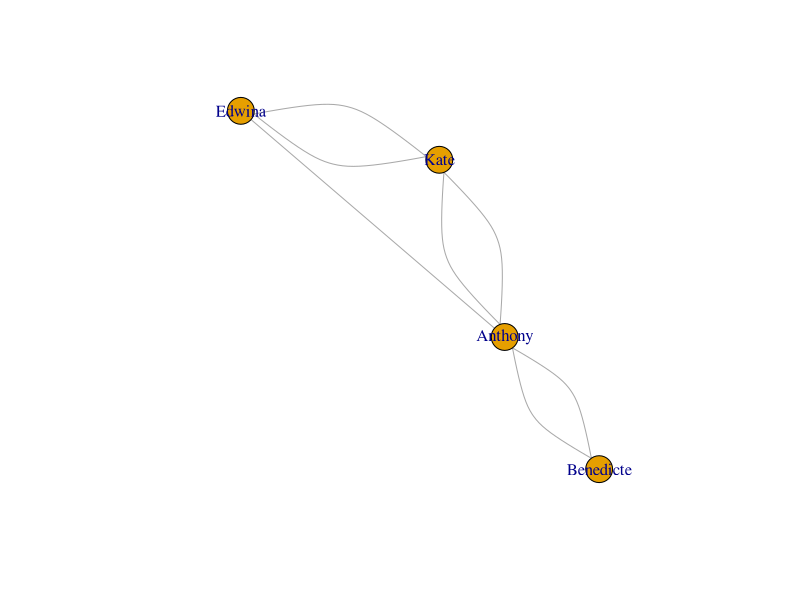
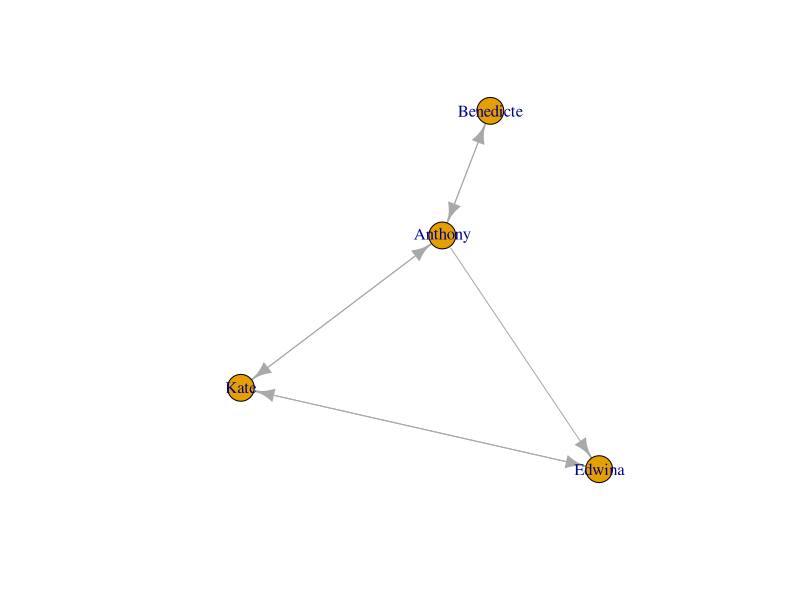
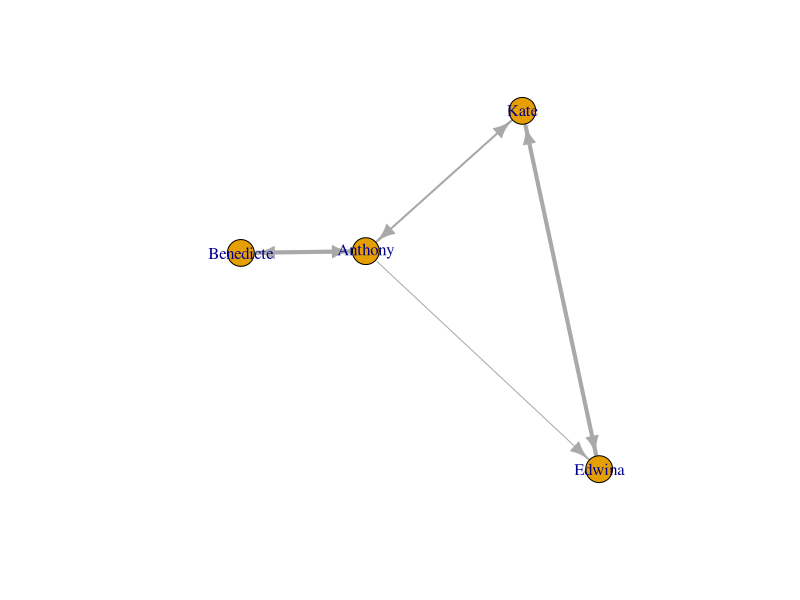
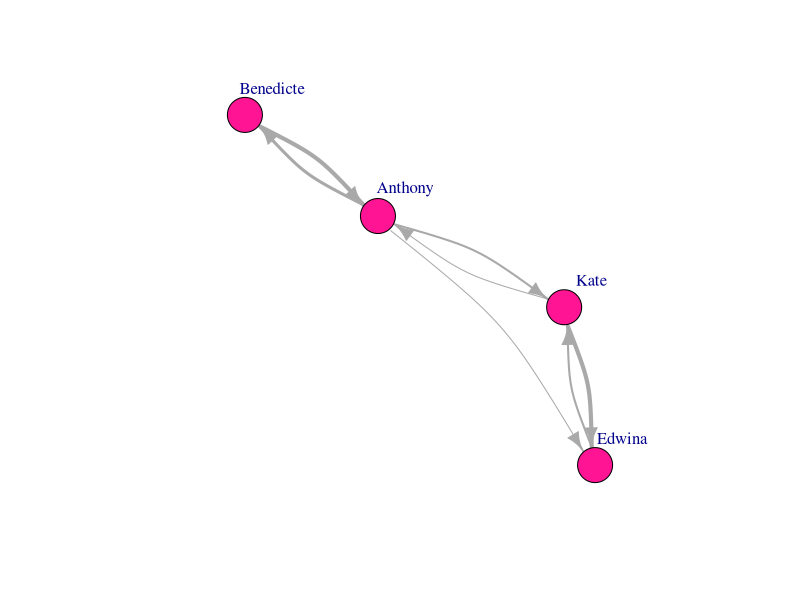
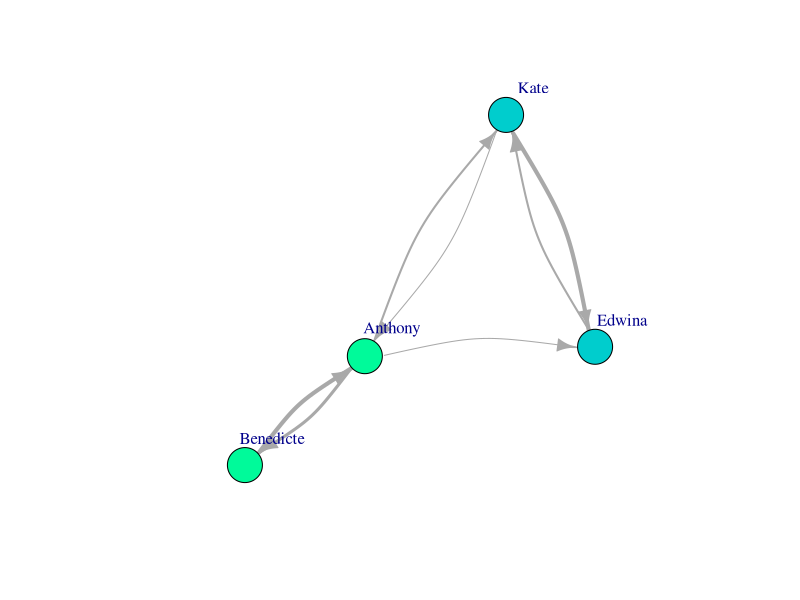

Write R code to recreate these figures, in order. (Note: this script raises an error after producing the figures.)
# packages ----------------------------------------------------------------
library(tidyverse)
library(igraph)

# dataset loading ---------------------------------------------------------
data=read_csv2("bridgerton_network.csv")

#Cela vous donnera un aperçu visuel des interactions entre les personnes. De là, vous pouvez continuer à analyser le réseau (centralité, clusters, etc.), comme mentionné dans la réponse précédente.
data=data %>%
  filter(Perso1 %in% c("Anthony", "Kate", "Edwina","Benedicte"), 
         Perso2 %in% c("Anthony", "Kate", "Edwina","Benedicte")) 

colnames(data) <- c("source", "target", "weight")
(data=data %>% filter(weight!=0))

net <- graph.data.frame(data, directed=F)
plot(net)

net <- graph.data.frame(data, directed=T)
plot(net)

net <- graph.data.frame(data, directed=T)
E(net)$width <- data$weight
plot(net,edge.width=E(net)$width)

net <- graph.data.frame(data, directed=T)
E(net)$width <- data$weight
plot(net, vertex.color="deeppink", vertex.size=20, vertex.label.dist=3, edge.width=E(net)$width,edge.curved=0.2)

V(net)
# net <- set_vertex_attr(net, 
#                        "family", 
#                        value = c("Bridgerton","Bridgerton","Charma","Charma"))
(V(net)$color <- c("mediumspringgreen","mediumspringgreen","cyan3","cyan3"))
plot(net, vertex.size=20, vertex.label.dist=3, edge.width=E(net)$width,edge.curved=0.2,vertex.color=V(net)$color)


# degree ------------------------------------------------------------------
(degree_centrality <- degree(net))
(strength <- strength(net, mode="all", weights=E(net)$weight))
(in_s <- strength(net, mode="in", weights=E(net)$weight))
(out_s <- strength(net, mode="out", weights=E(net)$weight))

# closeness ---------------------------------------------------------------
# (closeness_centrality <- closeness(net))
# (closeness_centrality <- closeness(net,mod="all"))
# (closeness_centrality <- closeness(net,mod="in"))
# (closeness_centrality <- closeness(net,mod="out"))
#         #anthony
#         1/(1+1+2)
        
#Avec les poids, la proximité est généralement calculée en prenant en compte la distance inversée (c'est-à-dire que les arêtes à poids élevé ont une distance plus courte).
(closeness_centrality <- closeness(net, mode="all", weights=1/E(net)$weight))
        #anthony
        1/(0.25+0.5+0.75)#les plus courts chemin pour chaque noeud (entrant ou sortant)
        #edwina
        1/(0.25+1+1.25)
        
(closeness_centrality <- closeness(net, mode="out", weights=1/E(net)$weight))
        #anthony
        1/(0.3333+0.5+0.75)
        
(closeness_centrality <- closeness(net, mode="in", weights=1/E(net)$weight))
        #anthony
        1/(0.25+1+1.5)

# betweenness -------------------------------------------------------------
betweenness(net,directed=TRUE,weights=1/E(net)$weight)

# eigenvector -------------------------------------------------------------
(eigenvector_centrality <- eigen_centrality(net)$vector)
(eigenvector_centrality <- eigen_centrality(net, weights=E(net)$weight)$vector)

# pagerank ----------------------------------------------------------------
(pagerank_centrality <- page.rank(net)$vector)
(pagerank_centrality <- page.rank(net, directed=FALSE, weights=E(net)$weight)$vector)

# density -----------------------------------------------------------------
edge_density(net)
num_nodes=4
(num_links=nrow(data))
(possible_links <- num_nodes * (num_nodes - 1))
(density <- num_links / possible_links)

(num_links_weight <- sum(E(net)$weight))
#sum(data$weight)
num_nodes <- vcount(net)
possible_edges_weighted <- num_nodes * (num_nodes - 1)
(density_weighted <- total_weight / possible_edges_weighted)



# community detection -----------------------------------------------------
#set.seed(1234)
(cnet <- cluster_edge_betweenness(net))
plot(cnet,net)

# Détecter les communautés avec l'algorithme de Louvain
#sauf que fonctionne que si non  dirigé

#convertir le graphe dirigé en un graphe non dirigé  
net_undirected <- as.undirected(net, mode="collapse")

cnet <- cluster_louvain(net_undirected, weights=E(net_undirected)$weight)
(modularity_value <- modularity(cnet))

#Coloration des nœuds selon leur communauté
node_colors <- rainbow(max(membership(cnet)))
col_vector <- node_colors[membership(cnet)]

# Visualiser le graphe
plot(net_undirected, vertex.color=col_vector, main="Graph Network with Community Coloring")


# global ------------------------------------------------------------------
data=read_csv2("bridgerton_network.csv")
colnames(data) <- c("source", "target", "weight")
(data=data %>% filter(weight!=0))

net <- graph.data.frame(data, directed=T)
E(net)$width <- data$weight
plot(net, vertex.color="deeppink", vertex.size=20, vertex.label.dist=3, edge.width=E(net)$width,edge.curved=0.2)

